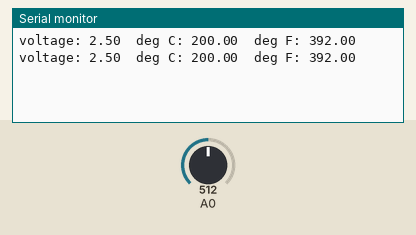
This sketch was run on a simulated Arduino Uno, built with avr-gcc and run on an emulated ATmega328P. On the bench: the last lines printed to the serial monitor. The test bench sets the inputs (shaded band); at power-on: A0 = 512.

Above: at 1.8 s.
1.9 s: A0 set to 716
At 2.8 s:
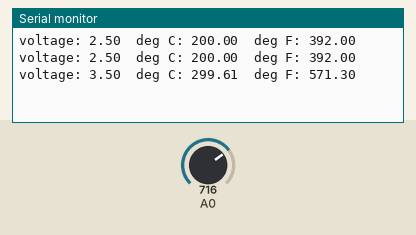
3.4 s: A0 set to 900
At 4.8 s:
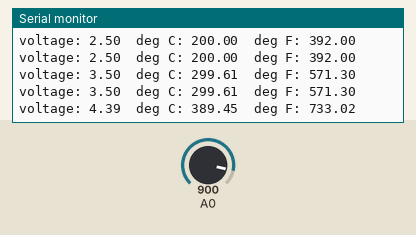
Timing chart, 0 to 6.4 s (numbered marks = the images above; inputs shaded):
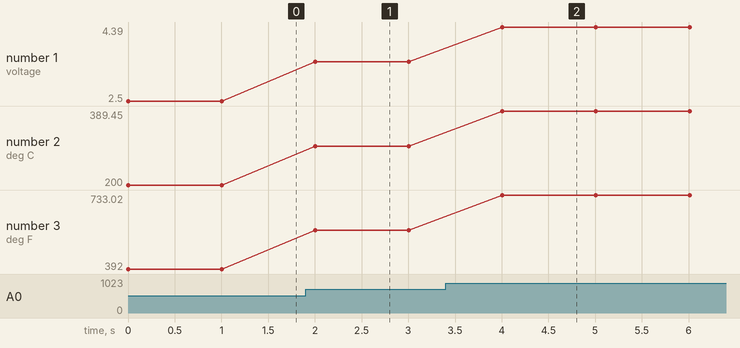

Measured:
- after the input at 1.9 s, the serial monitor: prints a new line after 0.10 s (image 1)
- after the input at 3.4 s, the serial monitor: prints a new line after 0.61 s (image 2)
- plotted number 1: 2.5 → 3.5 after the input at 1.9 s, 3.5 → 4.39 after the input at 3.4 s
- plotted number 2: 200 → 299.61 after the input at 1.9 s, 299.61 → 389.45 after the input at 3.4 s
- plotted number 3: 392 → 571.3 after the input at 1.9 s, 571.3 → 733.02 after the input at 3.4 s

The sketch:

lesson_07.ino
```cpp
//   Код программы для опыта №7:

// *********************** ДАТЧИК ТЕМПЕРАТУРЫ *****************************

//   Использование "Монитора порта" (Serial Monitor), чтобы прочитать
//   показания датчика температуры.

//   TMP35/TMP36/TMP37 являются простыми в использовании датчиками температуры,
//   которые меняют напряжение на своем выходе прямо пропорционально температуре
//   окружающей среды. Вы можете использовать их во всех видах задач
//   автоматизации, где необходимо использовать изменение параметров в
//   зависимости от изменения температуры.

//   Передача информации от Arduino компьютеру тема еще более интересная, чем
//   предыдущие опыты, - мы начнем использовать последовательный порт Arduino.
//   До сих пор мы ограничивались в использовании простых светодиодов для индикации
//   каких либо событий. Теперь мы убедимся, что Arduino можете не только
//   сигнализировать о чем либо, но и с легкостью общаться с компьютером, если это
//   необходимо, а также выводить все виды текста и данных на любой терминал.

//   Подключение оборудования:
//   Будьте осторожны при установке датчика температуры, т.к. он очень
//   похож на транзистор и есть шанс ошибиться! Вам нужен тот, на котором
//   есть треугольный логотип или надпись "TMP".

//   Если повернуть датчик плоской стороной к себе, а выводами вниз, то
//   назначение выводов будет таким (с лева на право): 5V, СИГНАЛ, и GND.

//   Подключите вывод датчика "5V" к  общей шине +5 вольт.
//   Подключите вывод "Сигнал" к аналоговому порту 0 (Pin0).
//   Подключите вывод "GND" к земляной шине (GND).

//   Мы будем использовать аналоговый порт 0 (Pin0) для снятия
//   показаний с сигнального вывода датчика температуры.

const int temperaturePin = 0;


void setup()
{
  // В этом скетче, мы будем используем последовательный порт Arduino,
  // чтобы передать текст обратно на компьютер.
  // Для того чтобы общение происходило корректно, необходимо соблюсти
  // общий протокол обмена данными, а также скорость передачи информации.
  // Для этого мы воспользуемся функцию Serial.begin(), она используется
  // для инициализации порта и согласования скорости связи.

  // Скорость передачи информации через последовательный порт измеряется в
  // битах в секунду, кстати бит может быть либо логической "единицей",
  // либо логическим "нулем". "baud rate" - скорость передачи.
  // Скорость 9600 является очень широко используемой при передачи данных,
  // хотя и очень медленной, при такой скорости передается примерно 10
  // символов в секунду.

  Serial.begin(9600);
}


void loop()
{
  // До сих пор мы использовали для наших скетчей только целые числа ("INT"),
  // "int" в переводе на руский - целые числа - 0, 1, 23 и т.д..
  // В этй программе, мы будем использовать значения "float".
  // "Float" в переводе с английского – плавающий, у таких чисел помимо целой,
  // есть еще дробная часть например, 1,42, 2523,43121 и т.д.

  // Мы объявляем три переменных, все они будут "float", т.е. дробные, или как
  // еще говорят с плавающей точкой. Мы можем объявить несколько переменных
  // одного типа за раз, на одной строчке, через запятую с пробелом:

  float voltage, degreesC, degreesF;

  // Сначала мы измерим напряжение на аналоговом входе. Обычно для этого мы
  // использовали функцию analogRead(), которая возвращает число от 0 до 1023.
  // Здесь же мы написали специальную функцию, о ней чуть дальше, под
  // названием getVoltage(), которая возвращает напряжение (от 0 до 5 вольт),
  // присутствующего на аналоговом входе.

  voltage = getVoltage(temperaturePin);

  // Теперь мы преобразовываем напряжения в градусы Цельсия.
  // В этой формуле используются данные полученные с датчика температуры:
  // Следующая формула работает для датчика TMP36:

  degreesC = (voltage - 0.5) * 100.0;

  // Если у вас датчик TMP35 формулу нужно немного изменить,
  // соответственно закомментируйте функцию выше и раскомментируйте
  // следующую, в ней ничего не надо вычитать, так как у TMP35
  // выходное напряжение 0,25 милли вольт, а не 0,75 как у TMP36:

  // degreesC = voltage * 100.0;

  // Хотя нам это и не очень нужно, но давайте преобразуем градусы Цельсия (C)
  // в градусы Фаренгейта (F) (система используемая в США).
  // Это классическая формула преобразования C в F:

  degreesF = degreesC * (9.0 / 5.0) + 32.0;

  // Теперь мы будем использовать последовательный порт для вывода
  // данных на монитор!

  // Чтобы открыть окно монитора порта, нужно загрузить код, а затем
  // нажать кнопку "увеличительное стекло" на правом краю панели
  // инструментов Arduino IDE, откроется дополнительное окно монитора COM порта.

  // (ПРИМЕЧАНИЕ: не забудьте, о чем мы говорили ранее, что скорость передачи
  // должна быть одинаковой для обеих сторон (передающей стороны и принимающей.
  // Убедитесь, что контроль скорости передачи в нижней части окна установлен
  // в 9600. Если это не так, исправьте его на 9600.)

  // Также обратите внимание, что каждый раз, когда вы загружаете
  // новый скетч в Arduino, окно монитора порта закрывается. Это
  // происходит потому что последовательный порт используется также
  // и для загрузки кода! Когда загрузка будет завершена, вы можете
  // повторно открыть окно монитора COM порта.

  // Для передачи данных от Arduino в COM порт, мы используем функцию
  // Serial.print(). Вы можете добавить свой текст напечатав его в кавычках.
  // С рускими символами монитор не дружит! Сразу за вашим текстом будет
  // впечатано значение переменной, см. ниже, оно без кавычек, их 3 -
  // voltage, degreesC, degreesF:

  Serial.print("voltage: ");
  Serial.print(voltage);
  Serial.print("  deg C: ");
  Serial.print(degreesC);
  Serial.print("  deg F: ");
  Serial.println(degreesF);

  // Вывод информации будет иметь вид подобно следующему:
  // "voltage: 0.73 deg C: 22.75 deg F: 72.96"

  // Обратите внимание, что все переменные выше заявлены как
  // "Serial.print", а для последнего "Serial.println".
  // Все слова и значения переменных будут выведены на экран в одной строке,
  // а вот после последней переменной будет произведен "перевод каретки"
  // на новую строку, за это как раз и отвечает "println".

  delay(1000); // повторение через одну секунду (можете поменять!)
}


float getVoltage(int pin)
{
  // Эта функция имеет один входной параметр, получаемый с аналогового
  // порта. Вы могли заметить, что эта функция не имеет ключевого "void",
  // хотя "void" должен использоваться при объявлении функций, но если
  // только функция не возвращает никакого значение, у нас как раз случай,
  // наоборот, потому что возвращается значение с плавающей точкой,
  // которое является настоящим напряжением на этом выводе (от 0 до 5 В).

  // Вы можете написать свои собственные функции, которые принимают
  // что-то в параметрах, и после возвращают какие-либо значения:

  // Чтобы что-то принять в параметрах, укажите их тип и имя в скобках,
  // после имени функции (смотри выше). Вы можете указать несколько
  // параметров, разделенных запятыми.

  // Чтобы возвратить значение, укажите тип перед именем функции,
  // помните пример "float", и используйте функцию return() для возврата
  // значение (см ниже).

  // Если у вас нет необходимости, что-то получить, просто используйте
  // пустые скобки "()" после имени функции.

  // Если у вас нет необходимости возвращать какое либо значение,
  // просто укажите "void" перед именем функции.

  // Далее идет оператор возврата return() для нашей функции. Мы
  // делаем все вычисления которые должны сделать:

  return (analogRead(pin) * 0.004882814);

  // Это уравнение преобразует значение напряжения от 0,0 до 5,0 В.,
  // полученное с помощью функции analogRead() с аналогового порта,
  // в значения от 0 до 1023.
}

// Как еще можно попробывать использовать этот код?

// Например включить светодиод, если температура становится выше
// или ниже заданного значения.

// Прочитать показания с потенциометра - получится термостат!
// Ну и так далее, все в ваших руках!
```
